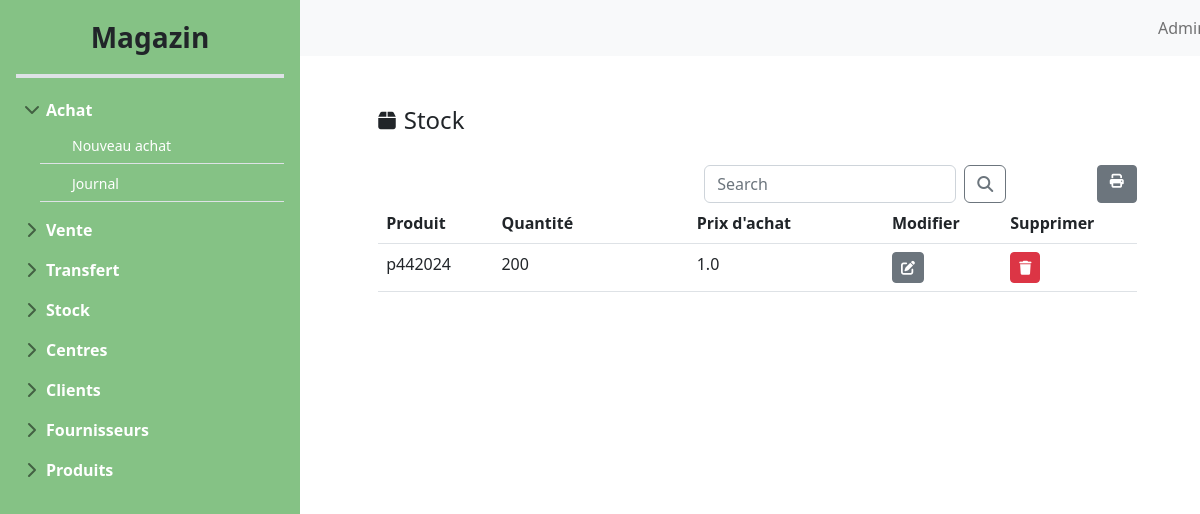
The app's page /stockList/, older data.
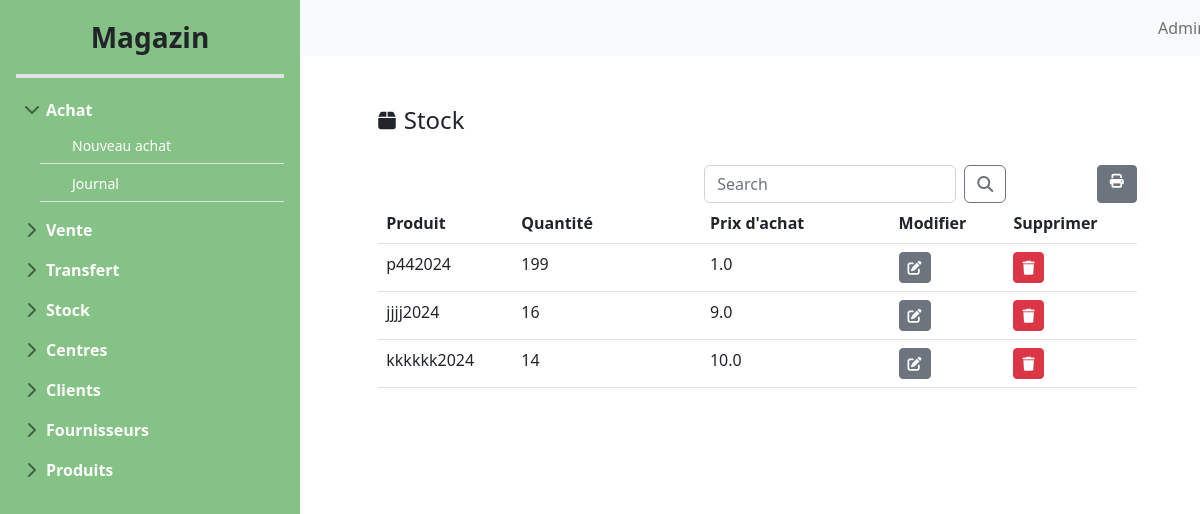
The same page, newer data.
### main_store/models.py (models this page shows, shortened)
class Stock(models.Model):
    num_s = models.AutoField(primary_key=True)
    designation_s = models.CharField(max_length=50)
    qte_s = models.IntegerField(null=True,default=0)
    prix_achat = models.FloatField(null=True,default=0)

### main_store/views.py (the view)
# urls.py: path('stockList/',views.afficher_stock,name='stockList'),
def afficher_stock(request):
    stocks=Stock.objects.all()
    return render(request,"main-store/stock/stockList.html",{"stocks":stocks})

### templates/main-store/stock/stockList.html (shortened to what this page needs)
{%extends 'main-store/base/baseStore.html' %}
{%block content%}
<div class="row">
    <div class="col-md-1"></div>
    <div class="col-md-11">
        <div class="d-flex align-items-center" style="padding-top: 50px;">
            <i class="fa-solid fa-box me-2 fa-lg"></i>
            <h4 class="mb-0">Stock</h4>
        </div>
    </div>
</div>
<div class="row" style="padding-top: 30px;">
    <div class="col-md-1"></div>
    <div class="col-md-10">
        <div class="card border-0">
            <div class="row">
                <div class="col-md-5">
                </div>
                <div class="col-md-5">
                    <form class="d-flex">
                        <input class="form-control me-2" name="q" type="search" placeholder="Search"
                            aria-label="Search">
                        <button class="btn btn-outline-secondary" type="submit"><i
                                class="fa-solid fa-magnifying-glass"></i></button>
                    </form>
                </div>
                <div class="col-md-2 d-flex justify-content-end">
                    <a class="btn btn-secondary btn-sm" href="#"><i class="fa-solid fa-print me-1 ms-1"></i></a>
                </div>
            </div>
        </div>
        <table class="table table-hover bg-white">
            <thead>
                <tr>
                    <th>Produit</th>
                    <th>Quantité</th>
                    <th>Prix d'achat</th>
                    <th>Modifier</th>
                    <th>Supprimer</th>
                </tr>
            </thead>
            <tbody>
                {% for stock in stocks %}
                <tr>
                    <td class="col-md-1">{{stock.designation_s}}</td>
                    <td class="col-md-2">{{stock.qte_s}}</td>
                    <td class="col-md-2">{{stock.prix_achat}}</td>
                    <td class="col-md-1"><a class="btn btn-secondary btn-sm" href="{%url 'stockEdit' stock.num_s %}">
                            <i class="fa-solid fa-pen-to-square"></i></a></td>
                    <td class="col-md-1"><a class="btn btn-danger btn-sm" href="{%url 'stockDelete' stock.num_s %}">
                            <i class="fa-solid fa-trash"></i>
                        </a></td>
                </tr>
                {% endfor %}
            </tbody>
        </table>
    </div>
    <div class="col-md-1"></div>
</div>
{%endblock%}

Row changes from the older to the newer data that the page shows:
changed Stock (number 1 of 3 on the later page): qte_s "200" → "199"
added Stock: designation_s "jjjj2024", qte_s "16", prix_achat "9.0"
added Stock: designation_s "kkkkkk2024", qte_s "14", prix_achat "10.0"
